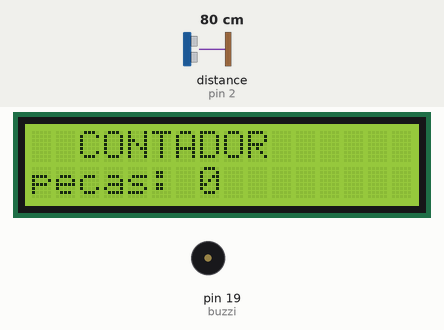
This sketch was run on a simulated Arduino Uno, built with avr-gcc and run on an emulated ATmega328P. On the bench: 16×2 character LCD, buzzer (waves = sounding, pin HIGH). Wiring (inferred from the names in the program): ultrasonic range finder: trigger pin 3; echo pin 2. The test bench sets the inputs (shaded band); at power-on: distance to the obstacle (sensor on pin 2) 80 cm. The echo pulse lasts 58.3 µs per cm; pins used as bus, display or sensor lines are not drawn.

Above: at 1.2 s.
1.3 s: distance to the obstacle (sensor on pin 2) set to 6 cm
2.8 s: distance to the obstacle (sensor on pin 2) set to 3 cm
At 2.94 s:
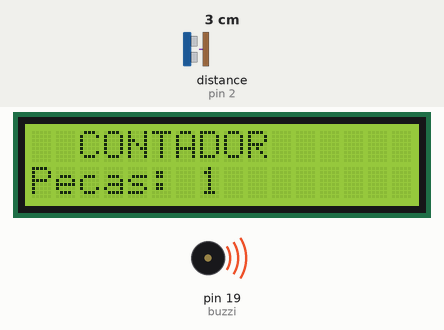
At 4.0 s:
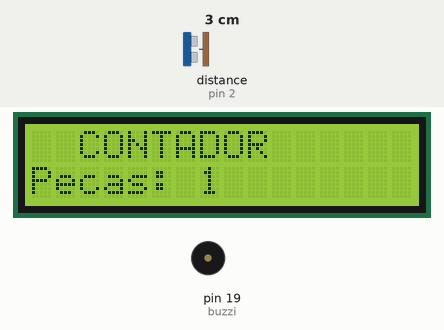
Timing chart, 0 to 5.8 s (numbered marks = the images above; inputs shaded):
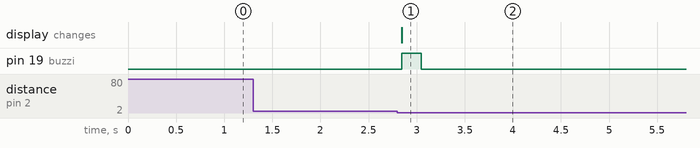

The sketch:

Contador_de_pecas_utilizando_arduino_T1_EP5.ino
```cpp
#include <LiquidCrystal.h>

#define echopino 2
#define trigpino 3
long duracao, distancia;
long distancia_anterior = 0;

int contador = 0;
int buzzi = 19;
int rs = 13, e = 14, d4 = 15, d5 = 16, d6 = 17, d7 = 18;
LiquidCrystal lcd(rs, e, d4, d5, d6, d7);

void setup() {
  lcd.begin(16, 2);
  pinMode(trigpino, OUTPUT);
  pinMode(echopino, INPUT);
  pinMode(buzzi, OUTPUT);
  lcd.setCursor(2, 0);
  lcd.print("CONTADOR");
  lcd.setCursor(0, 1);
  lcd.print("pecas: ");
  lcd.print(contador);
}

void loop() {
  // Aciona o sensor ultrassônico
  digitalWrite(trigpino, LOW);
  delayMicroseconds(2);
  digitalWrite(trigpino, HIGH);
  delayMicroseconds(2);
  digitalWrite(trigpino, LOW);

  // Lê o eco e calcula a distância
  duracao = pulseIn(echopino, HIGH);
  distancia = ((10*duracao)-780)/310;

  // Detecta a passagem
  if (distancia < 5 && distancia_anterior >= 5) {
    contador++;

    // Verifica se o contador atingiu 5
    if (contador == 6) {
      contador = 0; // Zera o contador
      lcd.clear();
      lcd.setCursor(2, 0);
      lcd.print("ZEREI");
      lcd.setCursor(0, 1);
      lcd.print("Pecas: ");
      lcd.print(contador);
      digitalWrite(buzzi, HIGH);
      delay(500); // Buzzer soa por 500ms
      digitalWrite(buzzi, LOW);
    } else {
      lcd.clear();
      lcd.setCursor(2, 0);
      lcd.print("CONTADOR");
      lcd.setCursor(0, 1);
      lcd.print("Pecas: ");
      lcd.print(contador);
      digitalWrite(buzzi, HIGH);
      delay(200); // Buzzer soa por 200ms
      digitalWrite(buzzi, LOW);
    }
  }

  // Armazena a distância anterior
  distancia_anterior = distancia;

  delay(100);
}
```

Measured:
- the behaviour switches between 5 and 4 cm on distance to the obstacle (sensor on pin 2) (found by bisection; images 0 and 1)
- after the input at 1.3 s, every drawn part: stays the same
- after the input at 2.8 s, pin 19 (buzzi): LOW → HIGH after 0.05 s, → LOW 0.20 s later; the display: changes after 0.05 s (image 1)
